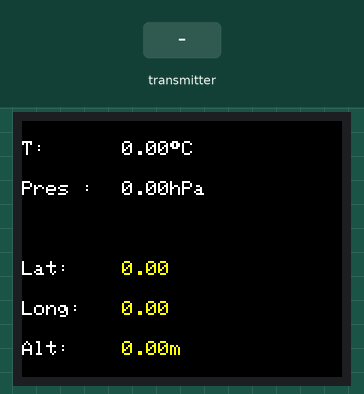
Simulated run of this sketch. Board: ESP32. Shown: 160×128 colour display. Inputs (shaded band) come from the test bench. What the sketch prints to the serial monitor is not drawn.

Above: at 2.3 s.
2.4 s: the transmitter starts sending temp = 25
At 3.8 s:
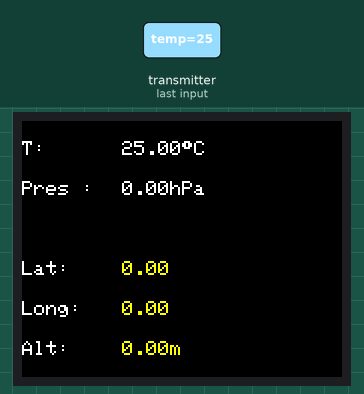
4.7 s: the transmitter starts sending pres = 25
At 5.8 s:
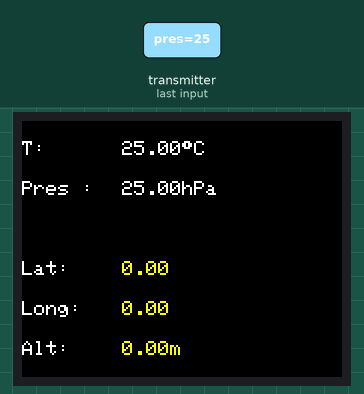
6.7 s: the transmitter starts sending lat_ = 25
At 7.8 s:
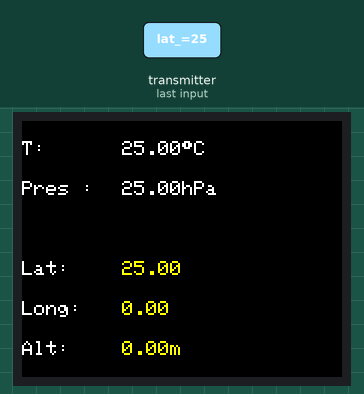
8.8 s: the transmitter starts sending long_ = 25
At 9.9 s:
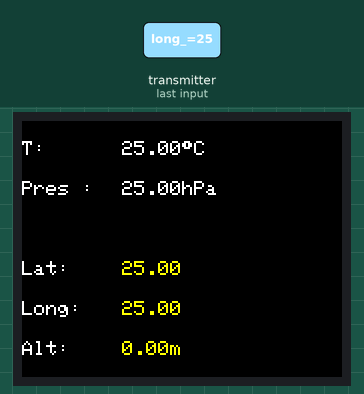
10.8 s: the transmitter starts sending meters_ = 25
At 11.8 s:
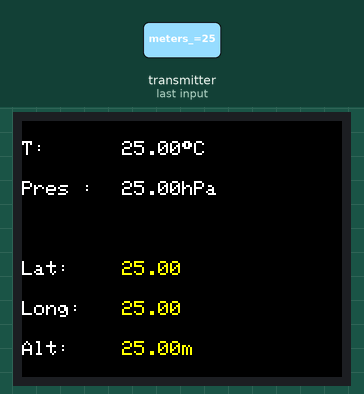
12.9 s: the transmitter starts sending temp = 50
At 13.8 s:
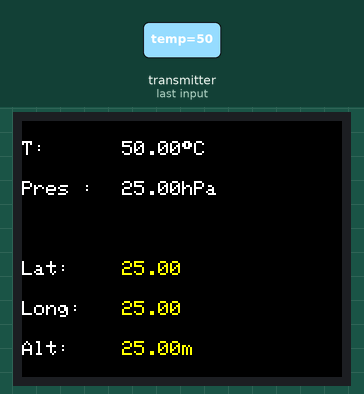
Timing chart, 0 to 15.9 s (numbered marks = the images above; inputs shaded):
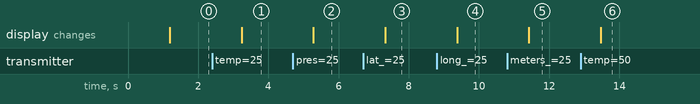

The sketch:

ESP_NOW_GPS_Receiver_Display_ST7735_BMP280.ino
```cpp
// (licence header left out)
#include <esp_now.h>
#include <WiFi.h>
#include <Wire.h>
#include <Adafruit_GFX.h>
#include <Adafruit_ST7735.h> // Hardware-specific library for ST7735
#include <Adafruit_ST7789.h> // Hardware-specific library for ST7789
#include <SPI.h>

// These pins will also work for the 1.8" TFT shield.
  //***********USING THIS**************
 //#define TFT_MOSI 23  // Data out
 //#define TFT_SCLK 18  // Clock out
  #define TFT_CS        15
  #define TFT_RST        4 // Or set to -1 and connect to Arduino RESET pin
  #define TFT_DC         2

// For 1.44" and 1.8" TFT with ST7735 use:
Adafruit_ST7735 tft = Adafruit_ST7735(TFT_CS, TFT_DC, TFT_RST);


// Define variables to store incoming readings
float incomingTemp;
float incomingPres;

// Define variables to store incoming GPS readings
float incomingLat, incomingLong, incoming_m;

// Variable to store if sending data was successful
String success;

//Structure example to send data
//Must match the receiver structure
typedef struct struct_message {
    float temp;
    float pres;
    float  lat_ , long_, meters_ ;
    int   hr_, min_, sec_, centisec_, mth_ , day_, yr_ ;

} struct_message;

// Create a struct_message to hold incoming sensor readings
struct_message incomingReadings;

/*
//Structure example to send GPS data
//Must match the receiver structure
typedef struct struct_message_GPS {
   String  lat_string , long_string, m_string , d_string, y_string ;
   String   h_string, min_string, sec_string, centisec_string, meters_string;
} struct_message_GPS;

// Create a struct_message called GPS_Readings to hold sensor readings
struct_message_GPS GPS_incomingReadings;


esp_now_peer_info_t peerInfo;

*/

// Callback when data is received
void OnDataRecv(const uint8_t * mac, const uint8_t *incomingData, int len) {
  memcpy(&incomingReadings, incomingData, sizeof(incomingReadings));
  Serial.print("Bytes received: ");
  Serial.println(len);
  incomingTemp = incomingReadings.temp;
  incomingPres = incomingReadings.pres;
  incomingLat = incomingReadings.lat_;
  incomingLong = incomingReadings.long_ ;
  incoming_m = incomingReadings.meters_ ;
}

/*
// Callback when data is received
void OnGPSDataRecv(const uint8_t * mac, const uint8_t *incomingGPSData, int len) {
  memcpy(&GPS_incomingReadings, incomingGPSData, sizeof(GPS_incomingReadings));
  Serial.print("Bytes received: ");
  Serial.println(len);
  incomingLat = GPS_incomingReadings.lat_string;
  incomingLong = GPS_incomingReadings.long_string;
  incoming_m = GPS_incomingReadings.m_string;
  }
*/

void setup() {
  // Init Serial Monitor
  Serial.begin(115200);

  // Use this initializer if using a 1.8" TFT screen:
  tft.initR(INITR_BLACKTAB);      // Init ST7735S chip, black tab

  // OR use this initializer if using a 1.8" TFT screen with offset such as WaveShare:
  // tft.initR(INITR_GREENTAB);      // Init ST7735S chip, green tab


  // Set device as a Wi-Fi Station
  WiFi.mode(WIFI_STA);

  // Init ESP-NOW
  if (esp_now_init() != ESP_OK) {
    Serial.println("Error initializing ESP-NOW");
    return;
  }


  // Register for a callback function that will be called when data is received
  esp_now_register_recv_cb(OnDataRecv);
 // esp_now_register_recv_cb(OnGPSDataRecv);

  // brief tft start up message
  tft.setTextWrap(false);
  tft.fillScreen(ST77XX_BLACK);
  tft.setCursor(0, 30);
  tft.setTextColor(ST77XX_RED);
  tft.setTextSize(1);
  tft.println("Hello World!");
  delay(1000);
 // brief tft start up message
}

void loop() {

  updateDisplay();
  delay(1000);
}


void updateDisplay(){
  // Display Readings on OLED Display
  // tft Readings on OLED tft
  //**************************
  tft.setRotation(1);
  tft.setTextWrap(false);
  tft.fillScreen(ST77XX_BLACK);
  tft.setTextSize(1);
  tft.setTextColor(ST77XX_WHITE);
  tft.setCursor(0, 10);
  tft.print("T: ");
  tft.setCursor(50, 10);
  tft.print(incomingTemp);
  tft.cp437(true);
  tft.write(248);
  tft.println("C");
  tft.setCursor(0, 30);
  tft.print("Pres : ");
   tft.setCursor(50, 30);
  tft.print(incomingPres);
  tft.println("hPa");

  //********
  tft.setCursor(0, 70);
  tft.print("Lat: ");
  tft.setCursor(50, 70);
   tft.setTextColor(ST77XX_YELLOW);
  tft.print(incomingLat);
   tft.setTextColor(ST77XX_WHITE);
   tft.setCursor(0, 90);
  tft.print("Long: ");
  tft.setCursor(50, 90);
   tft.setTextColor(ST77XX_YELLOW);
  tft.print(incomingLong);
   tft.setTextColor(ST77XX_WHITE);
   tft.setCursor(0, 110);
  tft.print("Alt: ");
  tft.setCursor(50, 110);
   tft.setTextColor(ST77XX_YELLOW);
   tft.print(incoming_m);
    tft.print("m");


  //****************************

  // Display Readings in Serial Monitor
  Serial.println("INCOMING READINGS");
  Serial.print("Temperature: ");
  Serial.print(incomingReadings.temp);
  Serial.println(" ºC");
  Serial.print("Pressure: ");
  Serial.print(incomingReadings.pres);
  Serial.println(" hPa");
  Serial.println();
}
```

Measured:
- after the input at 2.4 s, the display: changes after 0.84 s (image 1)
- after the input at 4.7 s, the display: changes after 0.58 s (image 2)
- after the input at 6.7 s, the display: changes after 0.63 s (image 3)
- after the input at 8.8 s, the display: changes after 0.58 s (image 4)
- after the input at 10.8 s, the display: changes after 0.62 s (image 5)
- after the input at 12.9 s, the display: changes after 0.57 s (image 6)
